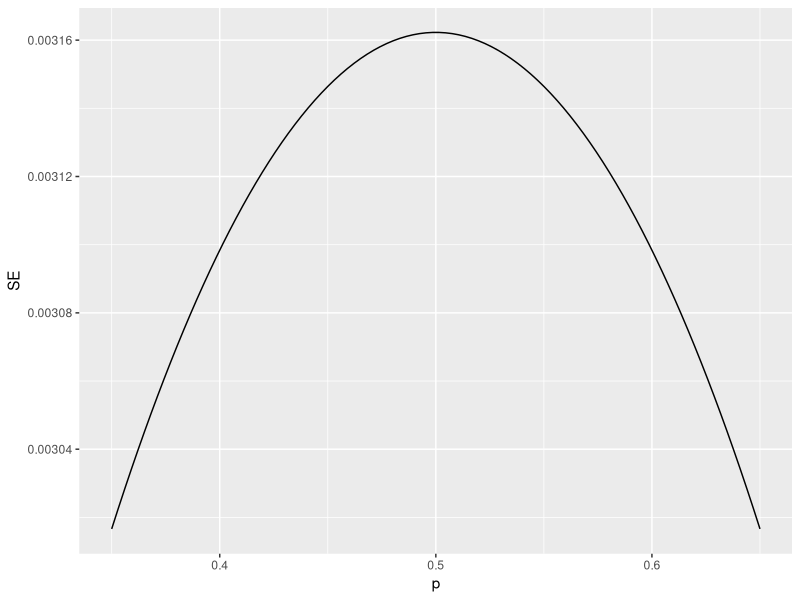

Write the R code that produced this figure.
# Code: Plotting margin of error in an extremely large poll over a range of values of p

library(tidyverse)
N <- 100000
p <- seq(0.35, 0.65, length = 100)
SE <- sapply(p, function(x) 2*sqrt(x*(1-x)/N))
data.frame(p = p, SE = SE) %>%
  ggplot(aes(p, SE)) +
  geom_line()
